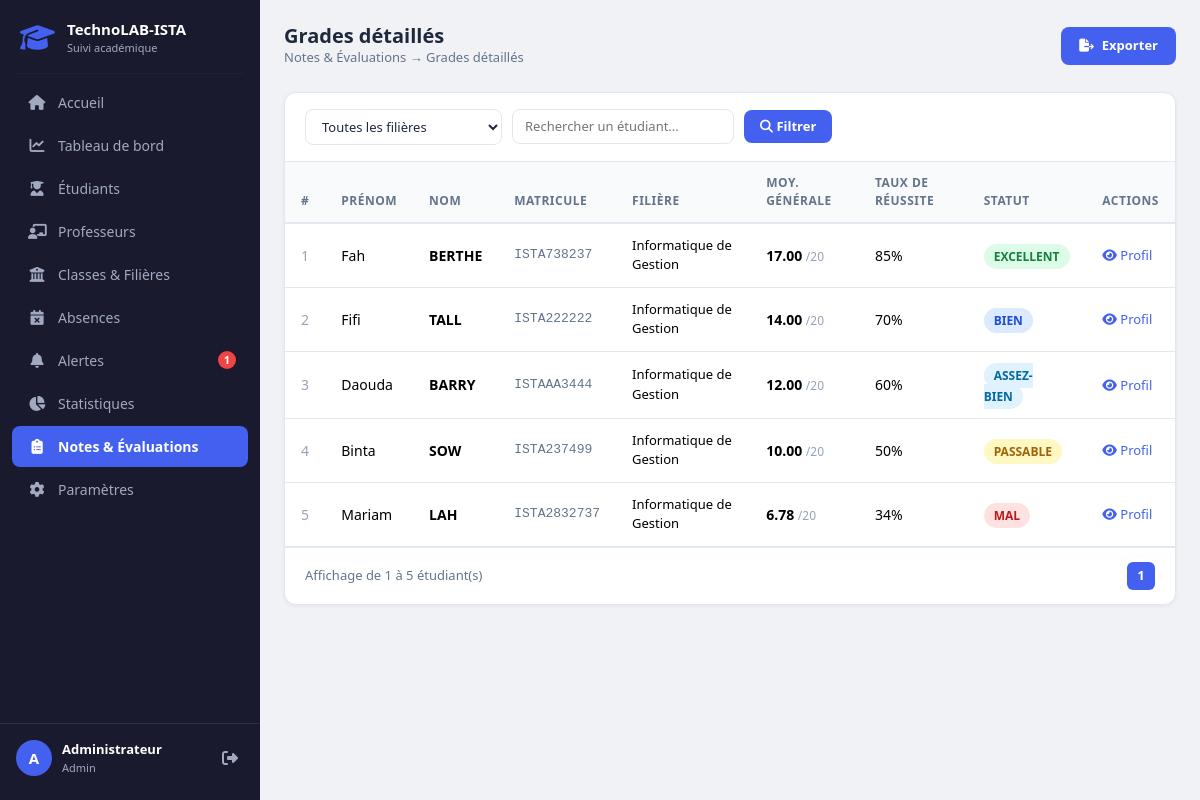
The app's page /resultats.php (signed in) with its own data.
### tables this page shows
CREATE TABLE IF NOT EXISTS Etudiants (
    matricule  VARCHAR(50)  PRIMARY KEY,
    nom        VARCHAR(50)  NOT NULL,
    prenom     VARCHAR(50)  NOT NULL,
    email      VARCHAR(100) UNIQUE,
    id_filiere INT,
    FOREIGN KEY (id_filiere) REFERENCES Filieres(id_filiere)
        ON DELETE SET NULL
);

CREATE TABLE IF NOT EXISTS Filieres (
    id_filiere  INT AUTO_INCREMENT PRIMARY KEY,
    nom_filiere VARCHAR(100) NOT NULL,
    niveau      VARCHAR(20)  NOT NULL
);

CREATE TABLE IF NOT EXISTS Diagnostics (
    id_diagnostic      INT AUTO_INCREMENT PRIMARY KEY,
    matricule_etudiant VARCHAR(50),
    moyenne_generale   DECIMAL(4,2),
    total_absences     INT          DEFAULT 0,
    statut_zone        VARCHAR(20)  NOT NULL,   
    date_analyse       TIMESTAMP    DEFAULT CURRENT_TIMESTAMP,
    FOREIGN KEY (matricule_etudiant) REFERENCES Etudiants(matricule)
        ON DELETE CASCADE
);

### resultats.php (the view, shortened to what this page needs)
<?php
require_once 'config/database.php';
$filiere_id = isset($_GET['filiere']) ? (int)$_GET['filiere'] : 0;
$recherche  = isset($_GET['recherche']) ? trim($_GET['recherche']) : '';
$where = [];
$clause_where = !empty($where) ? 'WHERE ' . implode(' AND ', $where) : '';
$sql = "
    SELECT
        e.matricule,
        e.nom,
        e.prenom,
        f.nom_filiere,
        d.moyenne_generale,
        d.statut_zone
    FROM Etudiants e
    LEFT JOIN Filieres f ON f.id_filiere = e.id_filiere
    LEFT JOIN Diagnostics d ON d.matricule_etudiant = e.matricule
    $clause_where
    ORDER BY d.moyenne_generale DESC";
$result = mysqli_query($conn, $sql);
$total_resultats = $result ? mysqli_num_rows($result) : 0;
function badgeNote($moy) {
    if ($moy >= 16) return '<span class="badge-excellent">EXCELLENT</span>';
    if ($moy >= 14) return '<span class="badge-bien">BIEN</span>';
    if ($moy >= 12) return '<span class="badge-assez-bien">ASSEZ-BIEN</span>';
    if ($moy >= 10) return '<span class="badge-passable">PASSABLE</span>';
    return '<span class="badge-mal">MAL</span>';
}
function tauxReussite($moy) {
    return round(min(100, ($moy / 20) * 100)) . '%';
}
include 'includes/header.php';
?>
<div id="wrapper">
<?php include 'includes/navbar.php'; ?>
<main id="main-content">
    <div class="top-bar">
        <div class="top-bar-title">
            <h4>Grades détaillés</h4>
            <p>Notes & Évaluations → Grades détaillés</p>
        </div>
        <div class="top-bar-actions">
            <a href="export_csv.php?filiere=<?= $filiere_id ?>&recherche=<?= urlencode($recherche) ?>"
               style="
                background:#4361ee; color:white;
                padding:9px 18px; border-radius:8px;
                font-size:13px; font-weight:600; text-decoration:none;
                display:flex; align-items:center; gap:8px;">
                <i class="fa-solid fa-file-export"></i> Exporter
            </a>
        </div>
    </div>
    <div class="table-wrapper">
        <form method="GET" action="resultats.php">
            <div class="table-filters">
                <select name="filiere">
                    <option value="0">Toutes les filières</option>
                </select>
                <input
                    type="text"
                    name="recherche"
                    placeholder="Rechercher un étudiant..."
                    value="<?= htmlspecialchars($recherche) ?>"
                    style="min-width:220px;">
                <button type="submit" style="
                    background:#4361ee; color:white;
                    border:none; border-radius:8px;
                    padding:7px 16px; font-size:13px;
                    font-weight:600; cursor:pointer;">
                    <i class="fa-solid fa-magnifying-glass"></i> Filtrer
                </button>
            </div>
        </form>
        <table class="table table-hover mb-0">
            <thead>
                <tr>
                    <th>#</th>
                    <th>Prénom</th>
                    <th>Nom</th>
                    <th>Matricule</th>
                    <th>Filière</th>
                    <th>Moy. générale</th>
                    <th>Taux de réussite</th>
                    <th>Statut</th>
                    <th>Actions</th>
                </tr>
            </thead>
            <tbody>
                <?php if ($total_resultats > 0): ?>
                    <?php $i = 1; while ($etudiant = mysqli_fetch_assoc($result)): ?>
                        <tr>
                            <td style="color:#94a3b8;"><?= $i++ ?></td>
                            <td><?= htmlspecialchars($etudiant['prenom']) ?></td>
                            <td style="font-weight:600;"><?= htmlspecialchars($etudiant['nom']) ?></td>
                            <td style="font-family:monospace; font-size:13px; color:#64748b;">
                                <?= htmlspecialchars($etudiant['matricule']) ?>
                            </td>
                            <td style="font-size:13px;"><?= htmlspecialchars($etudiant['nom_filiere'] ?? '—') ?></td>
                            <td>
                                <?php if ($etudiant['moyenne_generale'] !== null): ?>
                                    <strong><?= $etudiant['moyenne_generale'] ?></strong>
                                    <span style="color:#94a3b8; font-size:12px;">/20</span>
                                <?php else: ?>
                                    <span style="color:#94a3b8;">—</span>
                                <?php endif; ?>
                            </td>
                            <td><?= tauxReussite($etudiant['moyenne_generale']) ?></td>
                            <td><?= badgeNote($etudiant['moyenne_generale']) ?></td>
                            <td>
                                <a href="profil.php?matricule=<?= urlencode($etudiant['matricule']) ?>"
                                   style="font-size:13px; color:#4361ee; text-decoration:none;"
                                   title="Voir le profil">
                                    <i class="fa-solid fa-eye"></i> Profil
                                </a>
                            </td>
                        </tr>
                    <?php endwhile; ?>
                <?php endif; ?>
            </tbody>
        </table>
        <div class="pagination-wrapper">
            <span>Affichage de <?= min(1, $total_resultats) ?> à <?= $total_resultats ?> étudiant(s)</span>
            <div style="display:flex; gap:4px;">
                <span style="
                    background:#4361ee; color:white;
                    width:28px; height:28px; border-radius:6px;
                    display:flex; align-items:center; justify-content:center;
                    font-size:13px; font-weight:700;">1</span>
            </div>
        </div>
    </div>
</main>
</div>
<?php $pageScripts = ''; include 'includes/footer.php'; ?>

### assets/css/style.css (style rules this page uses)
:root { --sidebar-bg: #1a1a2e; --sidebar-hover: #16213e; --sidebar-active: #4361ee; --sidebar-text: #a0a9c0; --sidebar-width: 260px; --primary: #4361ee; --success: #22c55e; --warning: #f59e0b; --danger: #ef4444; --info: #3b82f6; --bg-page: #f0f2f5; --card-bg: #ffffff; --text-dark: #1e293b; --text-muted:#64748b; --border: #e2e8f0; }
* { box-sizing: border-box; margin: 0; padding: 0; }
body { font-family: 'Segoe UI', Tahoma, Geneva, Verdana, sans-serif; background-color: var(--bg-page); color: var(--text-dark); }
#wrapper { display: flex; min-height: 100vh; }
#main-content { flex: 1; margin-left: var(--sidebar-width); padding: 24px; min-height: 100vh; background-color: var(--bg-page); transition: margin-left 0.3s; }
.top-bar { display: flex; align-items: center; justify-content: space-between; margin-bottom: 24px; flex-wrap: wrap; gap: 12px; }
.top-bar-title h4 { font-size: 20px; font-weight: 700; color: var(--text-dark); margin: 0; }
.top-bar-title p { color: var(--text-muted); font-size: 13px; margin: 0; }
.top-bar-actions { display: flex; align-items: center; gap: 10px; }
.table-wrapper { overflow-x: auto; background: var(--card-bg); border-radius: 12px; border: 1px solid var(--border); box-shadow: 0 1px 4px rgba(0,0,0,0.06); }
.table-filters { padding: 16px 20px; border-bottom: 1px solid var(--border); display: flex; gap: 10px; flex-wrap: wrap; align-items: center; }
.table-filters select, .table-filters input { border: 1px solid var(--border); border-radius: 8px; padding: 7px 12px; font-size: 13px; background: white; color: var(--text-dark); outline: none; }
.table > thead > tr > th { background-color: #f8fafc; font-size: 12px; font-weight: 700; text-transform: uppercase; letter-spacing: 0.5px; color: var(--text-muted); border-bottom: 2px solid var(--border); padding: 12px 16px; }
.table > tbody > tr > td { padding: 12px 16px; font-size: 14px; vertical-align: middle; border-color: var(--border); }
.badge-excellent { background: #dcfce7; color: #15803d; padding: 4px 10px; border-radius: 20px; font-size: 12px; font-weight: 700; }
.badge-bien { background: #dbeafe; color: #1d4ed8; padding: 4px 10px; border-radius: 20px; font-size: 12px; font-weight: 700; }
.badge-assez-bien { background: #e0f2fe; color: #0369a1; padding: 4px 10px; border-radius: 20px; font-size: 12px; font-weight: 700; }
.badge-passable { background: #fef9c3; color: #a16207; padding: 4px 10px; border-radius: 20px; font-size: 12px; font-weight: 700; }
.badge-mal { background: #fee2e2; color: #b91c1c; padding: 4px 10px; border-radius: 20px; font-size: 12px; font-weight: 700; }
.pagination-wrapper { display: flex; align-items: center; justify-content: space-between; padding: 14px 20px; border-top: 1px solid var(--border); font-size: 13px; color: var(--text-muted); flex-wrap: wrap; gap: 8px; }

### records on screen
etudiants: prenom "Fah", nom "BERTHE", matricule "ISTA738237", id_filiere.nom_filiere "Informatique de Gestion", diagnostics.moyenne_generale "17.00", diagnostics.moyenne_generale "85%", shows "EXCELLENT"
etudiants: prenom "Fifi", nom "TALL", matricule "ISTA222222", id_filiere.nom_filiere "Informatique de Gestion", diagnostics.moyenne_generale "14.00", diagnostics.moyenne_generale "70%", shows "BIEN"
etudiants: prenom "Daouda", nom "BARRY", matricule "ISTAAA3444", id_filiere.nom_filiere "Informatique de Gestion", diagnostics.moyenne_generale "12.00", diagnostics.moyenne_generale "60%", shows "ASSEZ-BIEN"
etudiants: prenom "Binta", nom "SOW", matricule "ISTA237499", id_filiere.nom_filiere "Informatique de Gestion", diagnostics.moyenne_generale "10.00", diagnostics.moyenne_generale "50%", shows "PASSABLE"
etudiants: prenom "Mariam", nom "LAH", matricule "ISTA2832737", id_filiere.nom_filiere "Informatique de Gestion", diagnostics.moyenne_generale "6.78", diagnostics.moyenne_generale "34%"

### other values on screen
$nb "1"
substr($_SESSION['user_nom'] ?? 'A', 0, 1) "A"
$_SESSION['user_nom'] "Administrateur"
$_SESSION['user_role'] "Admin"
min(1, $total_resultats) "1"
$total_resultats "5"
